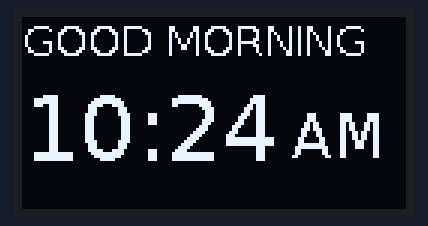
Bench run of a program on a simulated Raspberry Pi (BCM pin numbers). Shown: 128×64 one-colour display. The clock reads 2024-03-15 10:24:30 at power-on unless the program sets it.

Above: at 0.1 s.
At 13.2 s:
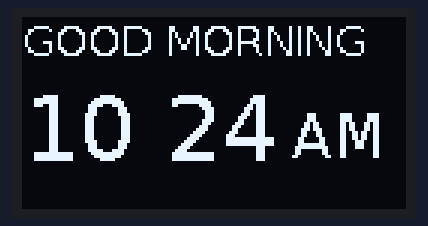
At 32.1 s:
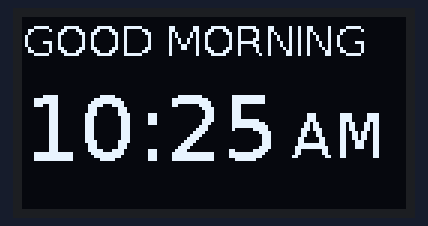
At 63.1 s:
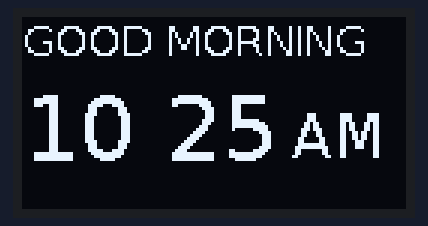
At 94.1 s:
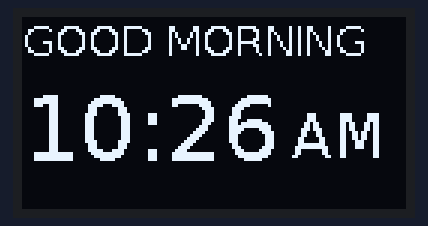
At 127.2 s:
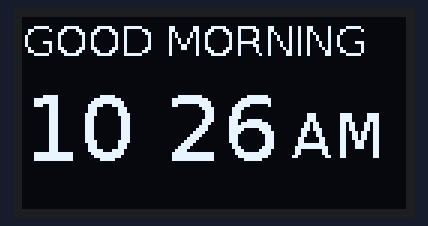

Measured:
- what the display in image 0 shows lasts 1.1 s, from 0.1 s to 1.2 s

The program:

oled_display.py
```python
"""
OLED Display for RPi Sleep Tracker

Displays current time with greeting on the SSD1306 OLED.
Run as a standalone subprocess.
"""
import board
import busio
import adafruit_ssd1306
from PIL import Image, ImageDraw, ImageFont
from datetime import datetime
import time


font_big = ImageFont.truetype(
    "/usr/share/fonts/truetype/dejavu/DejaVuSans.ttf",
    30   # ← FONT SIZE (try 18–32)
)

small_font = ImageFont.truetype(
    "/usr/share/fonts/truetype/dejavu/DejaVuSans.ttf",
    20   # ← FONT SIZE (try 18–32)
)

gm_font = ImageFont.truetype(
    "/usr/share/fonts/truetype/dejavu/DejaVuSans.ttf",
    14   # ← FONT SIZE (try 18–32)
)

i2c = busio.I2C(board.SCL, board.SDA)
oled = adafruit_ssd1306.SSD1306_I2C(128, 64, i2c)

oled.fill(0)
oled.show()

while True:
    # Get current time
    now = datetime.now()

    # Blink the colon based on even/odd second
    if now.second % 2 == 0:
        separator = ":"
    else:
        separator = " "

    current_time_str = now.strftime(f"%I{separator}%M")
    am_pm_str = now.strftime("%p")

    # Determine greeting based on hour
    hour = now.hour
    if 5 <= hour < 12:
        greeting = "GOOD MORNING"
    elif 12 <= hour < 17:
        greeting = "GOOD AFTERNOON"
    else:
        greeting = "GOOD EVENING"

    image = Image.new("1", (oled.width, oled.height))
    draw = ImageDraw.Draw(image)

    draw.text((0, 0), greeting, font=gm_font, fill=255)
    draw.text((0, 20), current_time_str, font=font_big, fill=255)
    draw.text((90, 28), am_pm_str, font=small_font, fill=255)

    oled.image(image)
    oled.show()

    # Sleep a bit to reduce CPU usage, but check often enough for 1s response
    time.sleep(0.1)
```
